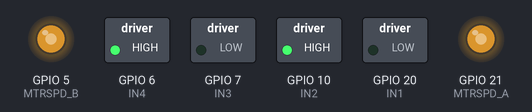
This sketch was run on a simulated ESP32-S3. On the bench: switched loads named in the sketch (green lamp = pin HIGH), output pins drawn as LEDs (lit = HIGH). At 4.0 s the program stops and its outputs stay as they are.

Above: at 0.1 s.
At 1.1 s:
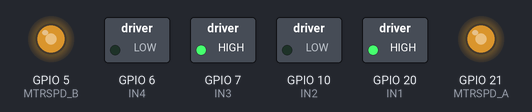
At 2.1 s:
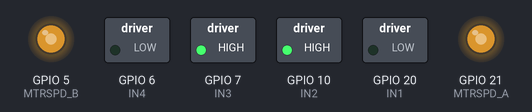
At 3.1 s:
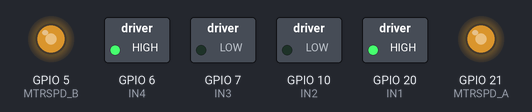
At 4.1 s:
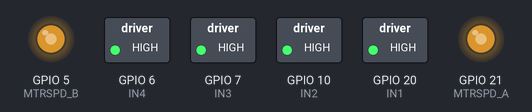
Timing chart, 0 to 5.5 s (numbered marks = the images above):
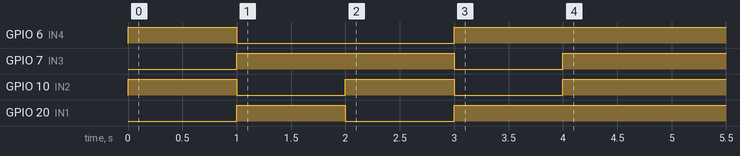

The sketch:

movement-test.ino
```cpp
/*
* Created by Angus Bonney 2026 for ESP32 Dev Kit C
* This script simply moves the robot forward, backward,
* left, and right.
*/

/* IN1 and IN2 control motor A direction. */
#define IN1 20
#define IN2 10

/* IN3 and IN4 control motor B direction. */
#define IN3 7
#define IN4 6

/* These two pins control the speed through PWM. */
#define MTRSPD_A 21
#define MTRSPD_B 5

/* The base speed for the motors. */
#define BASE_SPD 172

void setup() {
  /* Set the direction control pins to outputs. */
  pinMode(IN1, OUTPUT);
  pinMode(IN2, OUTPUT);
  pinMode(IN3, OUTPUT);
  pinMode(IN4, OUTPUT);

  /* Make the motors stop. */
  digitalWrite(IN1, HIGH);
  digitalWrite(IN2, HIGH);

  digitalWrite(IN3, HIGH);
  digitalWrite(IN4, HIGH);

  /* Set the speed control pins to outputs. */
  pinMode(MTRSPD_A, OUTPUT);
  pinMode(MTRSPD_B, OUTPUT);

  /*
  * Attach the speed control pins to the pwm generator
  * and set them to the base speed.
  */
  ledcAttach(MTRSPD_A, 5000, 8);
  ledcAttach(MTRSPD_B, 5000, 8);

  ledcWrite(MTRSPD_A, BASE_SPD);
  ledcWrite(MTRSPD_B, BASE_SPD);
}

void loop() {
  /* Go forward */
  digitalWrite(IN1, LOW);
  digitalWrite(IN2, HIGH);

  digitalWrite(IN3, LOW);
  digitalWrite(IN4, HIGH);

  delay(1000);

  /* Go backward */
  digitalWrite(IN1, HIGH);
  digitalWrite(IN2, LOW);

  digitalWrite(IN3, HIGH);
  digitalWrite(IN4, LOW);

  delay(1000);

  /* Turn left */
  digitalWrite(IN1, LOW);
  digitalWrite(IN2, HIGH);

  digitalWrite(IN3, HIGH);
  digitalWrite(IN4, LOW);

  delay(1000);

  /* Turn right */
  digitalWrite(IN1, HIGH);
  digitalWrite(IN2, LOW);

  digitalWrite(IN3, LOW);
  digitalWrite(IN4, HIGH);

  delay(1000);

  /* Stop */
  digitalWrite(IN1, HIGH);
  digitalWrite(IN2, HIGH);

  digitalWrite(IN3, HIGH);
  digitalWrite(IN4, HIGH);

  /*
  * Wait forever so the I can set it up
  * before starting the script by reseting.
  */
  while (1) {}
}
```

Measured:
- by itself, GPIO 6 (IN4): HIGH → LOW at 1.0 s, → HIGH 2.0 s later
- by itself, GPIO 7 (IN3): LOW → HIGH at 1.0 s, → LOW 2.0 s later, → HIGH 1.0 s later
- by itself, GPIO 10 (IN2): alternates HIGH for 1.0 s and LOW for 1.0 s
- by itself, GPIO 20 (IN1): LOW → HIGH at 1.0 s, → LOW 1.0 s later, → HIGH 1.0 s later
